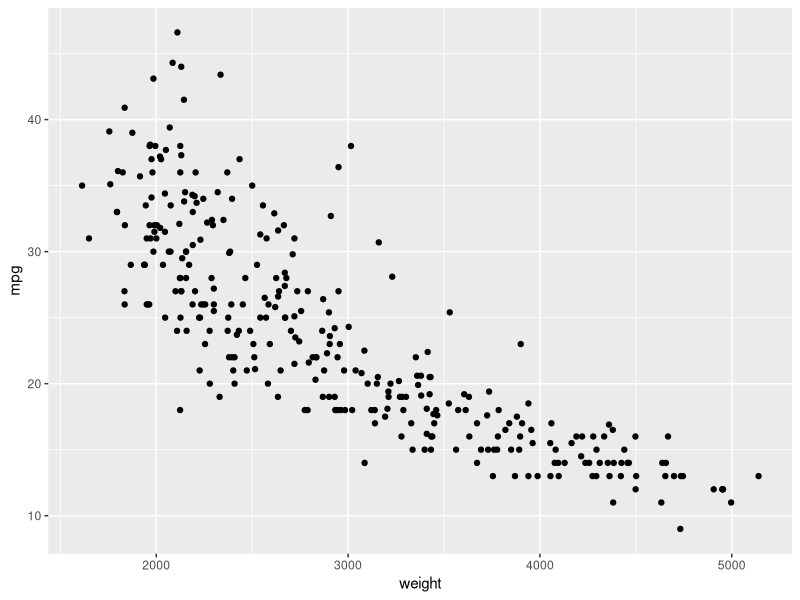
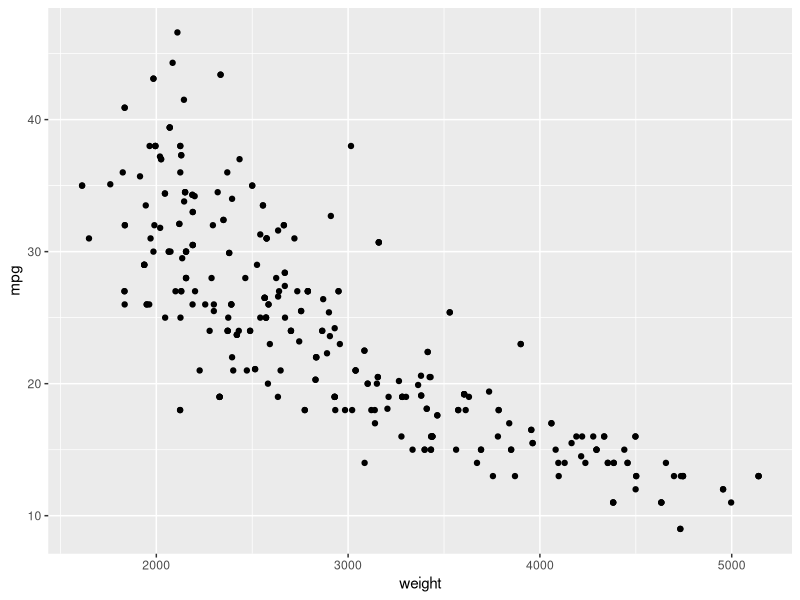
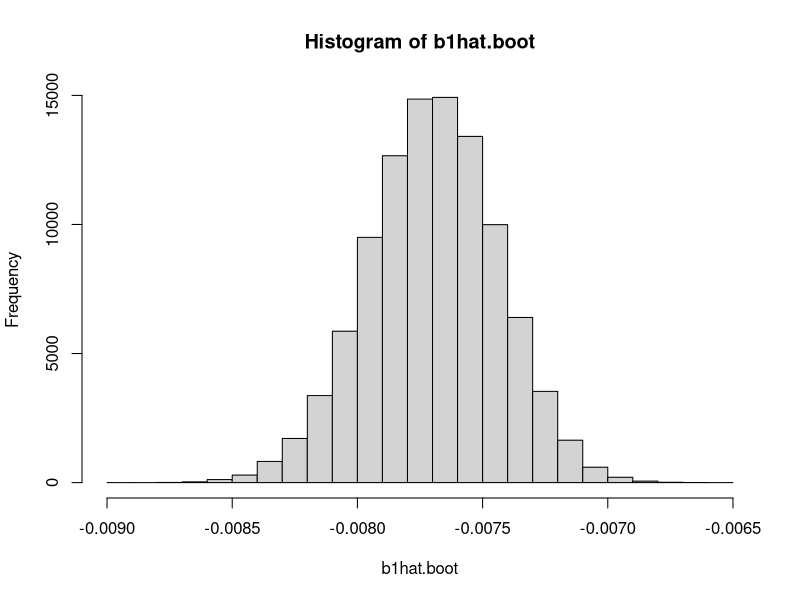

The R source for these figures, in order:
## ---- chunk 1
knitr::opts_chunk$set(echo = TRUE)
## ---- chunk 2
library(tidyverse)
df_cars <- read.csv("cars.csv")
ggplot(data=df_cars) + 
  geom_point(aes(x=weight, y=mpg))
## ---- chunk 3
b1hat = function(data){
  return(cov(data$mpg, data$weight)/var(data$weight))
}
print(b1hat(df_cars))
## ---- chunk 4
ind_boot <- sample(1:nrow(df_cars), nrow(df_cars), replace=TRUE)
df_boot <- df_cars[ind_boot,]

ggplot(data=df_boot) + 
  geom_point(aes(x=weight, y=mpg))

print(b1hat(df_boot))
## ---- chunk 5
B = 100000
b1hat.boot <- numeric(B)
for (b in 1:B){
  ind_boot <- sample(1:nrow(df_cars), nrow(df_cars), replace=TRUE)
  df_boot <- df_cars[ind_boot,]
  b1hat.boot[b] = b1hat(df_boot)
}
hist(b1hat.boot)
sd(b1hat.boot)
## ---- chunk 6
summary(lm(mpg ~ weight, data=df_cars))
## ---- chunk 7
library(boot)
b1hat_ = function(data, ind){
  return(cov(data[ind, "mpg"], data[ind, "weight"])/var(data[ind, "weight"]))
}
boot(df_cars, b1hat_, R=1000)
## ---- chunk 8
library(boot)
b1 <- function(data, ind){
  return(cov(data[ind, "mpg"],data[ind, "weight"])/var(data[ind, "weight"]))
}
b1(df_cars)
summary(lm(mpg~weight, data = df_cars))
(boot(data = df_cars, statistic = b1, R = 1000))

